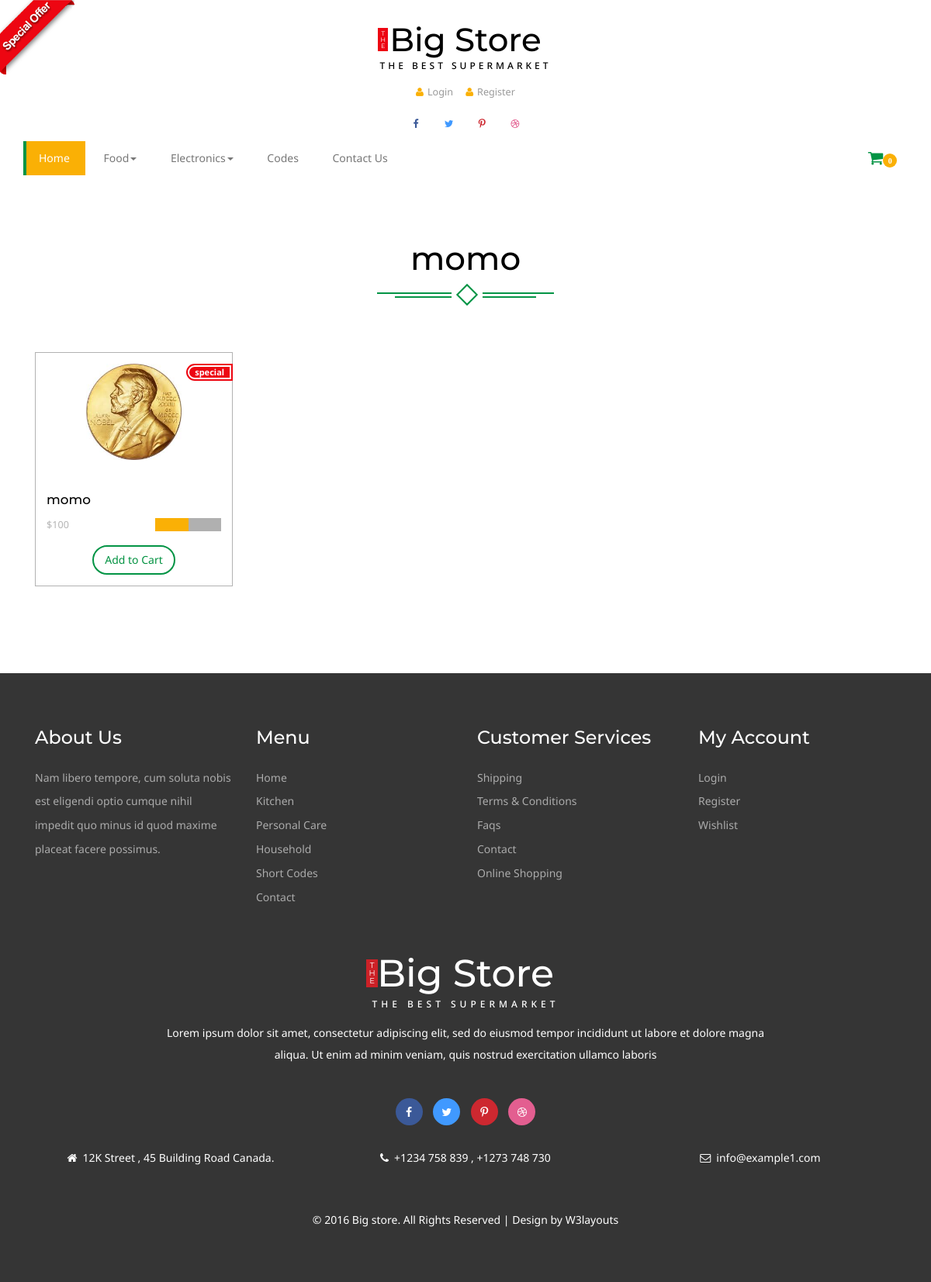
The page /subcategory/momo on the database as committed earlier.
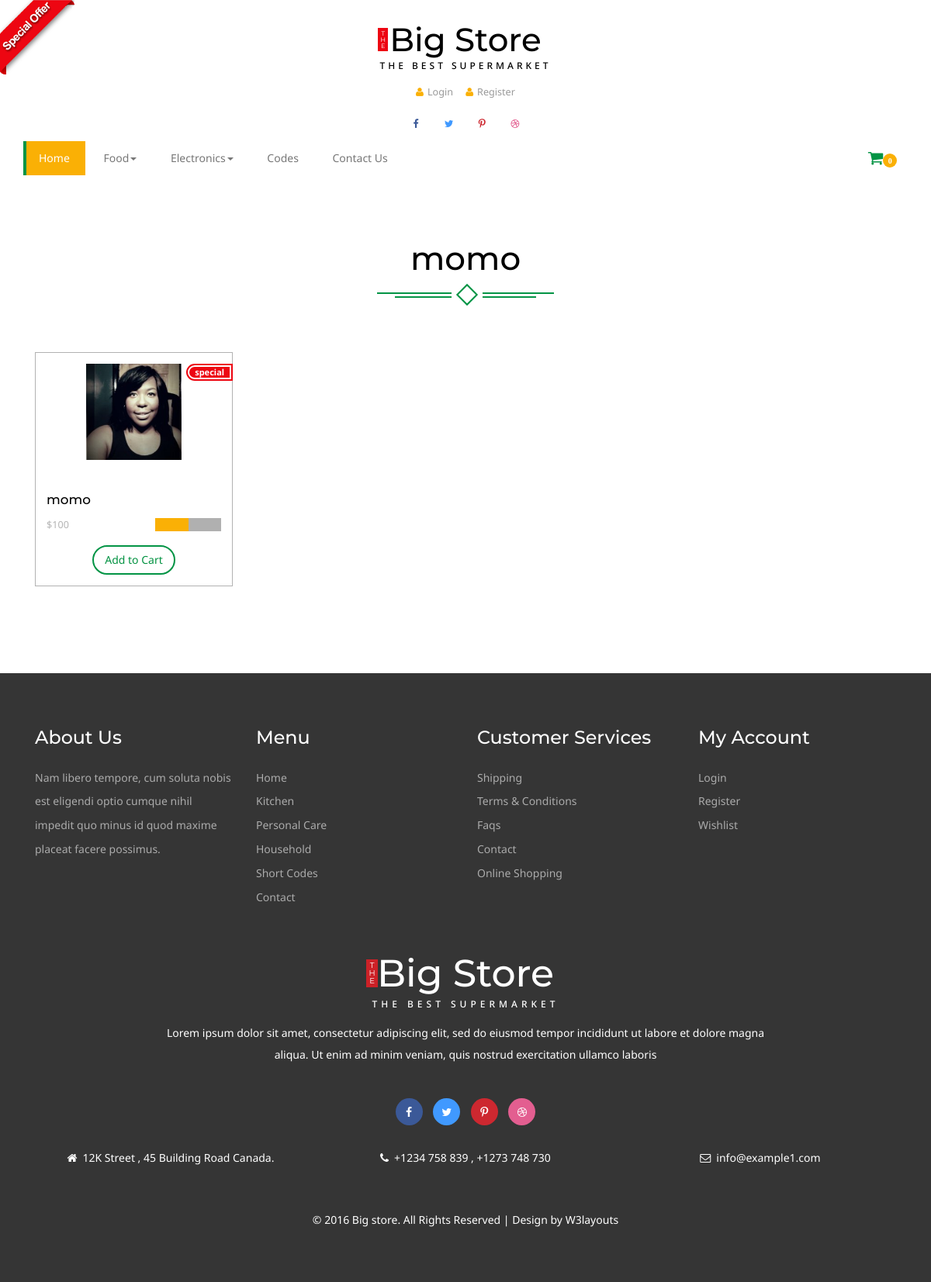
The same page on the database as committed later.
### core/models.py (models this page shows, shortened)
class Product(models.Model):
	name = models.CharField(max_length = 300)
	category = models.ForeignKey(Category,on_delete = models.CASCADE)
	subcategory = models.ForeignKey(SubCategory,on_delete = models.CASCADE)
	price = models.IntegerField()
	discounted_price = models.IntegerField(default = 0)
	image = models.ImageField(upload_to = 'media')
	description = models.TextField(blank = True)
	overview = models.TextField(blank = True)
	labels = models.CharField(choices = LABELS,blank = True, max_length = 50)

### core/views.py (the view)
# urls.py: path('subcategory/<slug>', SubCategoryView.as_view(),name = 'core'),
class SubCategoryView(BaseView):
	def get(self,request,slug):
		subcat = SubCategory.objects.get(slug = slug).id
		self.views['subcat_products'] = Product.objects.filter(subcategory_id = subcat)
		self.views['subcat_title'] = SubCategory.objects.get(slug = slug).name
		return render(request,'subcategory.html',self.views)

### templates/subcategory.html (shortened to what this page needs)
{% extends 'base.html' %}
{% load static %}
{% block content %}
<div class="content-top offer-w3agile">
	<div class="container ">
		<div class="spec ">
			<h3>{{subcat_title}}</h3>
							<div class="ser-t">
					<span><i></i></span>
				</div>
		</div>
						<div class=" con-w3l wthree-of">
							{% for subcat in subcat_products %}
							<div class="col-md-3 pro-1">
								<div class="col-m">
									<a href="#" data-toggle="modal" data-target="#myModal1" class="offer-img">
										<img src="{{subcat.image.url}}" class="img-responsive" alt="">
										<div class="offer"><p><span>{{subcat.labels}}</span></p></div>
									</a>
									<div class="mid-1">
										<div class="women">
											<h6><a href="single.html">{{subcat.name}}</a></h6>
										</div>
											<div class="mid-2">
											{% if subcat.discounted_price > 0 %}
											<p ><label>${{subcat.price}}</label><em class="item_price">${{subcat.discounted_price}}</em></p>
											{% else %}
											<p ><em class="item_price">${{subcat.price}}</em></p>
											{% endif %}
											  <div class="block">
												<div class="starbox small ghosting"> </div>
											</div>
											<div class="clearfix"></div>
										</div>
										<div class="add">
										   <button class="btn btn-danger my-cart-btn my-cart-b " data-id="1" data-name="Moong" data-summary="summary 1" data-price="1.50" data-quantity="1" data-image="images/of.png">Add to Cart</button>
										</div>
									</div>
								</div>
							</div>
							{% endfor %}
							<div class="clearfix"></div>
						 </div>
					</div>
				</div>
{% endblock %}

Rows that differ between the two databases and show on the page:
changed Product "momo": image: a different picture
